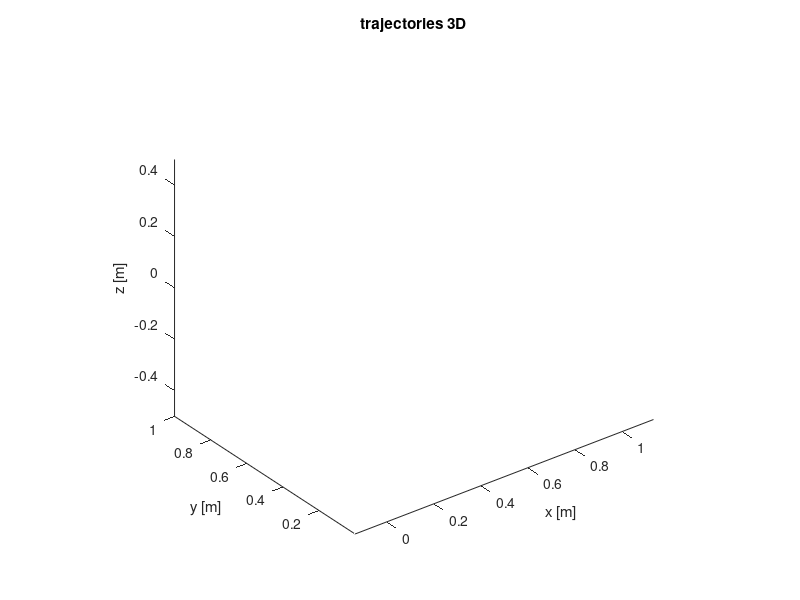

Write MATLAB code to recreate this figure. (Note: this script raises an error after producing the figure.)
% %% Plot results
% figure(7)
% clf
% 
% ax1 = subplot(2,1,1);
% title('trajectory of COM 3d')
% xlabel('x [m]') % x-axis label
% ylabel('y [m]') % y-axis label
% zlabel('z [m]') % z-axis label
% view(3)
% hold on
% plot3(xc,yc,zc,'-*k')
% hold off
% legend('COM','Location','southeast')
% 
% ax2 = subplot(2,1,2);
% title('trajectories 3d')
% xlabel('x [m]') % x-axis label
% ylabel('y [m]') % y-axis label
% zlabel('z [m]') % z-axis label
% view(3)
% hold on
% plot3(xz,yz,zz,'-*g')
% 
% plot3(xz_up,yz_up,zz_up,'-*r')
% plot3(xz_down,yz_down,zz_down,'-*m')
% 
% plot3(xcapture,ycapture,zcapture,'-*b')
% hold off
% hold on;
% pstep=[xstep ystep];
% psi=zeros(size(pstep,1)*3,1);
% firstSS=(phase_type(2)=='r');
% 
% XY=drawing_rectangle_rotate(pstep,psi,backtoankle,fronttoankle,exttoankle,inttoankle,firstSS);
% for j=1:length(pstep)
%     plot3(XY(j,1:5),XY(j,6:10),repmat(zstep(j),1,5),'-k','LineWidth',2)
% end
% 
% XY=drawing_rectangle_rotate(pstep,psi,backtoankle-sole_margin,fronttoankle-sole_margin,exttoankle-sole_margin,inttoankle-sole_margin,firstSS);
% for j=1:length(pstep)
%     plot3(XY(j,1:5),XY(j,6:10),repmat(zstep(j),1,5),':k','LineWidth',2)
% end
% 
% XY=drawing_rectangle_rotate(pstep,psi,backtoankle+4*sole_margin,fronttoankle+4*sole_margin,exttoankle+4*sole_margin,inttoankle+4*sole_margin,firstSS);
% for j=1:length(pstep)
%     fill3(XY(j,1:5),XY(j,6:10),repmat(zstep(j),1,5),[132,200,225]/255,'LineStyle','none')
% end
% hold off
% hlink = linkprop([ax1,ax2],{'CameraPosition','CameraUpVector'}); 
% rotate3d on
% 
% legend('CoP','CoP up','CoP down','Capture point','Location','southeast')

%% Plot results 3D
figure(8)
clf

title('trajectories 3D')
xlabel('x [m]') % x-axis label
ylabel('y [m]') % y-axis label
zlabel('z [m]') % z-axis label
axis equal
view(3)
hold on
plot3(xc,yc,zc-h_com*0+0.0,'-*k')
legend('COM','Location','southeast')

plot3(xz,yz,zz,'-*g')

plot3(xz_up,yz_up,zz_up,'-*r')
plot3(xz_down,yz_down,zz_down,'-*m')

plot3(xcapture,ycapture,zcapture,'-*b')

plot3(xdcm,ydcm,zdcm-h_com*0+0.0,'-*b')
hold off
hold on;
XY=drawing_rectangle_rotate(pstep,psi,backtoankle,fronttoankle,exttoankle,inttoankle,firstSS);
for j=1:length(pstep)
    plot3(XY(j,1:5),XY(j,6:10),repmat(zstep(j),1,5),'-k','LineWidth',2)
end

XY=drawing_rectangle_rotate(pstep,psi,backtoankle-sole_margin,fronttoankle-sole_margin,exttoankle-sole_margin,inttoankle-sole_margin,firstSS);
for j=1:length(pstep)
    plot3(XY(j,1:5),XY(j,6:10),repmat(zstep(j),1,5),':k','LineWidth',2)
end

XY=drawing_rectangle_rotate(pstep,psi,backtoankle+4*sole_margin,fronttoankle+4*sole_margin,exttoankle+4*sole_margin,inttoankle+4*sole_margin,firstSS);
for j=1:length(pstep)
    fill3(XY(j,1:5),XY(j,6:10),repmat(zstep(j),1,5),[132,200,225]/255,'LineStyle','none')
end
hold off
legend('COM','CoP','CoP up','CoP down','Capture point','Location','southeast')

%% Plot results top view
figure(13)
clf

title('trajectories 3D')
xlabel('x [m]') % x-axis label
ylabel('y [m]') % y-axis label
% axis equal
%axis image
hold on
plot(xc,yc,'-*k')
legend('COM','Location','southeast')

plot(xz,yz,'-*g')

plot(xz_up,yz_up,'-*r')
plot(xz_down,yz_down,'-*m')

plot(xcapture,ycapture,'-*b')

plot(xdcm,ydcm,'-*b')
hold off
hold on;
XY=drawing_rectangle_rotate(pstep,psi,backtoankle,fronttoankle,exttoankle,inttoankle,firstSS);
for j=1:length(pstep)
    plot(XY(j,1:5),XY(j,6:10),'-k','LineWidth',2)
end

XY=drawing_rectangle_rotate(pstep,psi,backtoankle-sole_margin,fronttoankle-sole_margin,exttoankle-sole_margin,inttoankle-sole_margin,firstSS);
for j=1:length(pstep)
    plot(XY(j,1:5),XY(j,6:10),':k','LineWidth',2)
end

        
% plot(p_sommet{1}(1)+xstep(12:13),p_sommet{1}(2),'*b')
% for j=2:number_level
%     plot(p_sommet{j}(1:3:end)+xstep(12:13),p_sommet{j}(2:3:end),'-*b')
% end
% 
% for j=1:number_level-1
%     for k=1:size(edge{j},1)
%          plot(edge{j}(k,1:3:end)+xstep(12:13),edge{j}(k,2:3:end),'-r')
%     end
% end

% XY=drawing_rectangle_rotate(pstep,psi,backtoankle+4*sole_margin,fronttoankle+4*sole_margin,exttoankle+4*sole_margin,inttoankle+4*sole_margin,firstSS);
% for j=1:length(pstep)
%     fill3(XY(j,1:5),XY(j,6:10),[132,200,225]/255,'LineStyle','none')
% end
hold off
legend('COM','CoP','CoP up','CoP down','Capture point','Location','southeast')

%% Plot results Zeta
figure(10)
clf
title('zeta')
xlabel('t [s]') % x-axis label
ylabel('zeta [s^2]') % y-axis label
hold on
plot([0:size(zeta_up_ref,1)-1]*T,zeta_up_ref)
plot([0:size(zeta_up_ref,1)-1]*T,zeta_down_ref)
plot([0:size(zeta,1)-1]*T,zeta)
hold off
legend('Zeta up','Zeta down','Zeta','Location','southeast')

%% Plot results COM frontal
figure(11)
clf
title('COM frontal')
xlabel('y [m]') % x-axis label
ylabel('z [m]') % y-axis label
hold on
plot(yc(1:vcom_change),zc(1:vcom_change),'*b')
h1=plot(yc_discret(1:vcom_change*20),zc_discret(1:vcom_change*20),'b');

plot(yc(vcom_change+1:end),zc(vcom_change+1:end),'*r')
h2=plot(yc_discret(vcom_change*20+1:end),zc_discret(vcom_change*20+1:end),'r');

hold off
legend([h1,h2],{['COM wth spd ' num2str(vcom_1) 'm.s-1'],['COM with spd ' num2str(vcom_2) 'm.s-1']},'Location','southeast')

%% Plot results COM sagittal
switch kinematic_limit
    case ''
        xstep_sampling=Px_step_ref(1:end-15,:)*xstep;
        ystep_sampling=Px_step_ref(1:end-15,:)*ystep;
        zstep_sampling=zzmp_ref(1:end-15);

        xdiff_c_step=xc-xstep_sampling;
        ydiff_c_step=yc-ystep_sampling;


        a=tan(angle_successive(1:end-1)');
        b=[polyhedron_lim(1:end-1)./cos(angle_successive(1:end-1))]';

        z=[xdiff_c_step*a+repmat(b,size(xdiff_c_step,1),1) ydiff_c_step*a+repmat(b,size(ydiff_c_step,1),1)]+zstep_sampling;

        xstep_sampling=[Px_step_ref(1:2,:);Px_step_ref(1:end-17,:)]*xstep;
        ystep_sampling=[Px_step_ref(1:2,:);Px_step_ref(1:end-17,:)]*ystep;
        zstep_sampling=[zzmp_ref(1:2);zzmp_ref(1:end-17)];

        xdiff_c_step=xc-xstep_sampling;
        ydiff_c_step=yc-ystep_sampling;


        a=tan(angle_successive(1:end-1)');
        b=[polyhedron_lim(1:end-1)./cos(angle_successive(1:end-1))]';

        z=[z [xdiff_c_step*a+repmat(b,size(xdiff_c_step,1),1) ydiff_c_step*a+repmat(b,size(ydiff_c_step,1),1)]+zstep_sampling];

        zmax=min(z,[],2);

        figure(12)
        clf
        title('COM sagittal')
        xlabel('x [m]') % x-axis label
        ylabel('z [m]') % y-axis label
        hold on
        plot(xc(1:vcom_change),zc(1:vcom_change),'*b')
        h1=plot(xc_discret(1:vcom_change*20),zc_discret(1:vcom_change*20),'b');

        plot(xc(vcom_change+1:end),zc(vcom_change+1:end),'*r')
        h2=plot(xc_discret(vcom_change*20+1:end),zc_discret(vcom_change*20+1:end),'r');


        h3=plot(xc(1:120),zmax(1:120),'*-');
        h4=[];
        for i=1:size(xstep,1)-2
            h4=plot([-0.52:0.01:0.52]+xstep(i),[min([-0.52:0.01:0.52]'*a+repmat(b,size([-0.52:0.01:0.52],1),1),[],2) repmat(-polyhedron_lim(end),size([-0.52:0.01:0.52]',1))],'k');
        end

        hold off
        if isempty(h4)
            legend([h1,h2,h3],{['COM wth spd ' num2str(vcom_1) 'm.s-1'],['COM with spd ' num2str(vcom_2) 'm.s-1'],'limit max COM height'},'Location','southeast')
        else
            legend([h1,h2,h3,h4(1)],{['COM wth spd ' num2str(vcom_1) 'm.s-1'],['COM with spd ' num2str(vcom_2) 'm.s-1'],'limit max COM height','kinematic limits polyhedron'},'Location','southeast')
        end
    case 'hexagon'
        xstep_sampling=Px_step_ref(1:end-15,:)*xstep;
        ystep_sampling=Px_step_ref(1:end-15,:)*ystep;
        zstep_sampling=zzmp_ref(1:end-15);

        xdiff_c_step=xc-xstep_sampling;
        ydiff_c_step=yc-ystep_sampling;


        % a=tan(angle_successive(1:end-1)');
        % b=[polyhedron_lim(1:end-1)./cos(angle_successive(1:end-1))]';

        % z=[xdiff_c_step*a+repmat(b,size(xdiff_c_step,1),1) ydiff_c_step*a+repmat(b,size(ydiff_c_step,1),1)]+zstep_sampling;

        z=[];
        for i=1:size(plan_hexagon,2)
            for j=1:size(plan_hexagon{i},1)
                z=[z -(plan_hexagon{i}(j,1)*xdiff_c_step+plan_hexagon{i}(j,2)*ydiff_c_step+plan_hexagon{i}(j,4))/plan_hexagon{i}(j,3)];
            end
        end

        xstep_sampling=[Px_step_ref(1:2,:);Px_step_ref(1:end-17,:)]*xstep;
        ystep_sampling=[Px_step_ref(1:2,:);Px_step_ref(1:end-17,:)]*ystep;
        zstep_sampling=[zzmp_ref(1:2);zzmp_ref(1:end-17)];

        xdiff_c_step=xc-xstep_sampling;
        ydiff_c_step=yc-ystep_sampling;


        % a=tan(angle_successive(1:end-1)');
        % b=[polyhedron_lim(1:end-1)./cos(angle_successive(1:end-1))]';
        % 
        % z=[z [xdiff_c_step*a+repmat(b,size(xdiff_c_step,1),1) ydiff_c_step*a+repmat(b,size(ydiff_c_step,1),1)]+zstep_sampling];

        for i=1:size(plan_hexagon,2)
            for j=1:size(plan_hexagon{i},1)
                z=[z -(plan_hexagon{i}(j,1)*xdiff_c_step+plan_hexagon{i}(j,2)*ydiff_c_step+plan_hexagon{i}(j,4))/plan_hexagon{i}(j,3)];
            end
        end

        z=z+zstep_sampling;

        [zmax,indices]=min(z,[],2);

        figure(12)
        clf
        title('COM sagittal')
        xlabel('x [m]') % x-axis label
        ylabel('z [m]') % y-axis label
        hold on
        plot(xc(1:vcom_change),zc(1:vcom_change),'*b')
        h1=plot(xc_discret(1:vcom_change*20),zc_discret(1:vcom_change*20),'b');

        plot(xc(vcom_change+1:end),zc(vcom_change+1:end),'*r')
        h2=plot(xc_discret(vcom_change*20+1:end),zc_discret(vcom_change*20+1:end),'r');


        h3=plot(xc(1:120),zmax(1:120),'*-');
        h4=[];
        % for i=1:size(xstep,1)-2
        %     h4=plot([-0.52:0.01:0.52]+xstep(i),[min([-0.52:0.01:0.52]'*a+repmat(b,size([-0.52:0.01:0.52],1),1),[],2) repmat(-polyhedron_lim(end),size([-0.52:0.01:0.52]',1))],'k');
        % end

        hold off
        if isempty(h4)
            legend([h1,h2,h3],{['COM wth spd ' num2str(vcom_1) 'm.s-1'],['COM with spd ' num2str(vcom_2) 'm.s-1'],'limit max COM height'},'Location','southeast')
        else
            legend([h1,h2,h3,h4(1)],{['COM wth spd ' num2str(vcom_1) 'm.s-1'],['COM with spd ' num2str(vcom_2) 'm.s-1'],'limit max COM height','kinematic limits polyhedron'},'Location','southeast')
        end
        
    case 'hexagonTranslation'
        translation_y=ystep_l_0*1;
        
        xstep_sampling=Px_step_ref(1:end-15,:)*xstep;
        ystep_sampling=Px_step_ref(1:end-15,:)*ystep;
        zstep_sampling=zzmp_ref(1:end-15);

        xdiff_c_step=xc-xstep_sampling;
        ydiff_c_step=yc-ystep_sampling+(sign(ystep_sampling))*translation_y;


        % a=tan(angle_successive(1:end-1)');
        % b=[polyhedron_lim(1:end-1)./cos(angle_successive(1:end-1))]';

        % z=[xdiff_c_step*a+repmat(b,size(xdiff_c_step,1),1) ydiff_c_step*a+repmat(b,size(ydiff_c_step,1),1)]+zstep_sampling;

        z=[];
        for i=1:size(plan_hexagon,2)
            for j=1:size(plan_hexagon{i},1)
                z=[z -(plan_hexagon{i}(j,1)*xdiff_c_step+plan_hexagon{i}(j,2)*ydiff_c_step+plan_hexagon{i}(j,4))/plan_hexagon{i}(j,3)];
            end
        end

        xstep_sampling=[Px_step_ref(1:2,:);Px_step_ref(1:end-17,:)]*xstep;
        ystep_sampling=[Px_step_ref(1:2,:);Px_step_ref(1:end-17,:)]*ystep;
        zstep_sampling=[zzmp_ref(1:2);zzmp_ref(1:end-17)];

        xdiff_c_step=xc-xstep_sampling;
        ydiff_c_step=yc-ystep_sampling+(sign(ystep_sampling))*translation_y;


        % a=tan(angle_successive(1:end-1)');
        % b=[polyhedron_lim(1:end-1)./cos(angle_successive(1:end-1))]';
        % 
        % z=[z [xdiff_c_step*a+repmat(b,size(xdiff_c_step,1),1) ydiff_c_step*a+repmat(b,size(ydiff_c_step,1),1)]+zstep_sampling];

        for i=1:size(plan_hexagon,2)
            for j=1:size(plan_hexagon{i},1)
                z=[z -(plan_hexagon{i}(j,1)*xdiff_c_step+plan_hexagon{i}(j,2)*ydiff_c_step+plan_hexagon{i}(j,4))/plan_hexagon{i}(j,3)];
            end
        end

        z=z+zstep_sampling;

        [zmax,indices]=min(z,[],2);

        figure(12)
        clf
        title('COM sagittal')
        xlabel('x [m]') % x-axis label
        ylabel('z [m]') % y-axis label
        hold on
        plot(xc(1:vcom_change),zc(1:vcom_change),'*b')
        h1=plot(xc_discret(1:vcom_change*20),zc_discret(1:vcom_change*20),'b');

        plot(xc(vcom_change+1:end),zc(vcom_change+1:end),'*r')
        h2=plot(xc_discret(vcom_change*20+1:end),zc_discret(vcom_change*20+1:end),'r');


        h3=plot(xc(1:length(xvcom_ref)-39),zmax(1:length(xvcom_ref)-39),'*-');
        h4=[];
        % for i=1:size(xstep,1)-2
        %     h4=plot([-0.52:0.01:0.52]+xstep(i),[min([-0.52:0.01:0.52]'*a+repmat(b,size([-0.52:0.01:0.52],1),1),[],2) repmat(-polyhedron_lim(end),size([-0.52:0.01:0.52]',1))],'k');
        % end

        hold off
        if isempty(h4)
            legend([h1,h2,h3],{['COM wth spd ' num2str(vcom_1) 'm.s-1'],['COM with spd ' num2str(vcom_2) 'm.s-1'],'limit max COM height'},'Location','southeast')
        else
            legend([h1,h2,h3,h4(1)],{['COM wth spd ' num2str(vcom_1) 'm.s-1'],['COM with spd ' num2str(vcom_2) 'm.s-1'],'limit max COM height','kinematic limits polyhedron'},'Location','southeast')
        end
end


